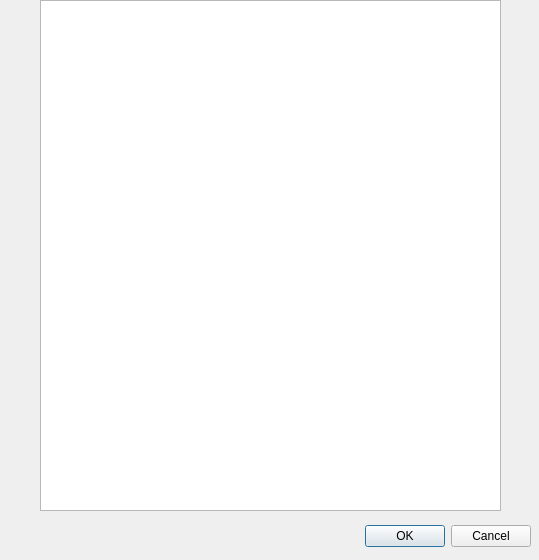
<?xml version="1.0" encoding="UTF-8"?>
<ui version="4.0">
 <class>Dialog</class>
 <widget class="QDialog" name="Dialog">
  <property name="geometry">
   <rect>
    <x>0</x>
    <y>0</y>
    <width>539</width>
    <height>560</height>
   </rect>
  </property>
  <property name="windowTitle">
   <string>Dialog</string>
  </property>
  <widget class="QDialogButtonBox" name="buttonBox">
   <property name="geometry">
    <rect>
     <x>190</x>
     <y>520</y>
     <width>341</width>
     <height>32</height>
    </rect>
   </property>
   <property name="orientation">
    <enum>Qt::Horizontal</enum>
   </property>
   <property name="standardButtons">
    <set>QDialogButtonBox::Cancel|QDialogButtonBox::Ok</set>
   </property>
  </widget>
  <widget class="QGraphicsView" name="graphicsView">
   <property name="geometry">
    <rect>
     <x>40</x>
     <y>0</y>
     <width>461</width>
     <height>511</height>
    </rect>
   </property>
  </widget>
 </widget>
 <resources/>
 <connections>
  <connection>
   <sender>buttonBox</sender>
   <signal>accepted()</signal>
   <receiver>Dialog</receiver>
   <slot>accept()</slot>
   <hints>
    <hint type="sourcelabel">
     <x>248</x>
     <y>254</y>
    </hint>
    <hint type="destinationlabel">
     <x>157</x>
     <y>274</y>
    </hint>
   </hints>
  </connection>
  <connection>
   <sender>buttonBox</sender>
   <signal>rejected()</signal>
   <receiver>Dialog</receiver>
   <slot>reject()</slot>
   <hints>
    <hint type="sourcelabel">
     <x>316</x>
     <y>260</y>
    </hint>
    <hint type="destinationlabel">
     <x>286</x>
     <y>274</y>
    </hint>
   </hints>
  </connection>
 </connections>
</ui>
